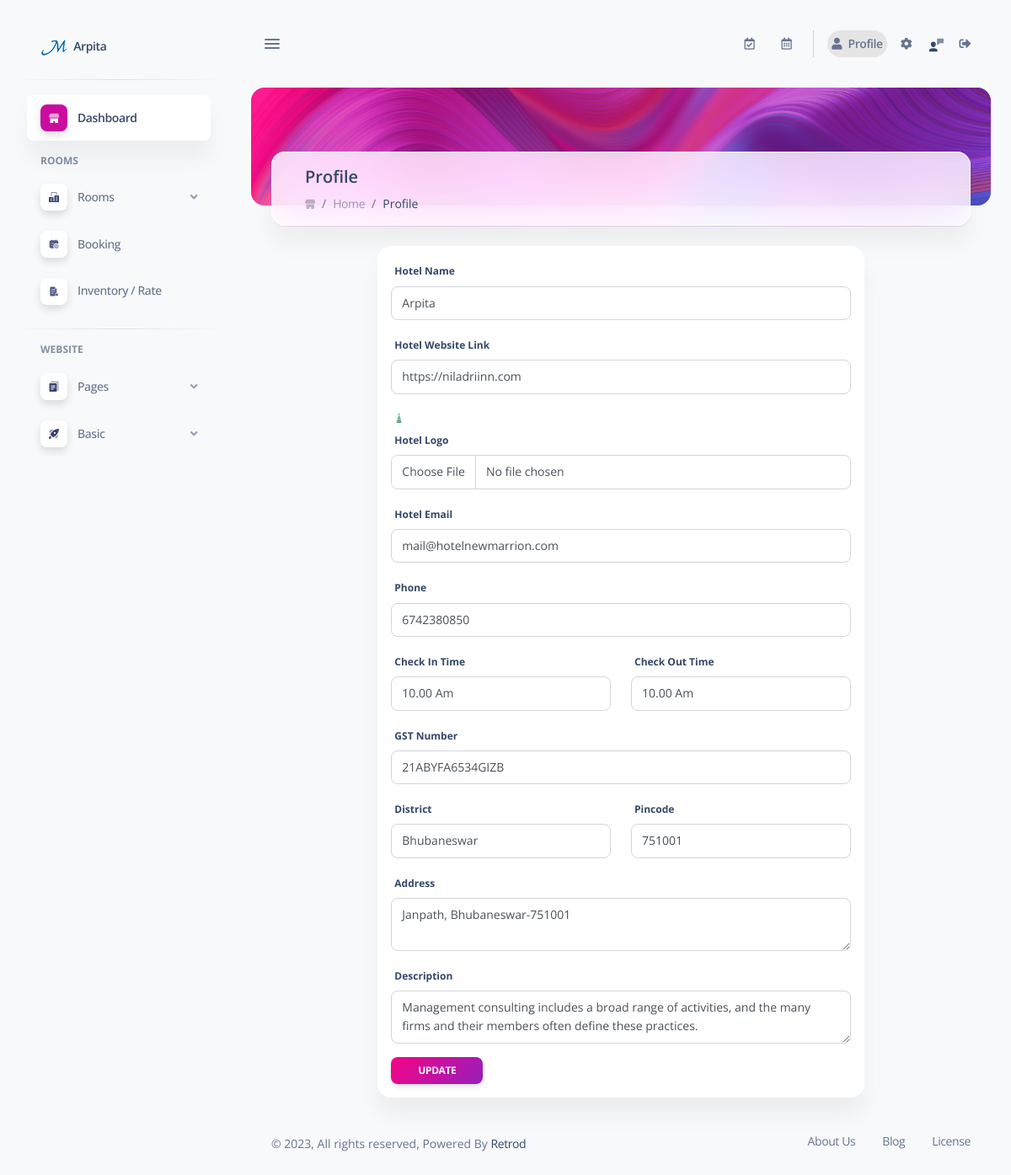
The page /be/admin/profile.php (signed in) on the database its author committed.
### tables this page shows
CREATE TABLE `profile` (
  `id` int(11) NOT NULL,
  `name` varchar(250) NOT NULL,
  `email` varchar(250) NOT NULL,
  `primaryphone` varchar(150) NOT NULL,
  `address` text NOT NULL,
  `district` varchar(250) NOT NULL,
  `pincode` varchar(250) NOT NULL,
  `gst` varchar(250) NOT NULL,
  `description` text NOT NULL,
  `logo` varchar(250) NOT NULL,
  `logo2` varchar(250) NOT NULL,
  `favicon` varchar(250) NOT NULL,
  `url` varchar(550) NOT NULL,
  `checkIn` varchar(250) NOT NULL,
  `checkOut` varchar(250) NOT NULL,
  `waNo` varchar(15) DEFAULT NULL,
  `fbLink` varchar(250) NOT NULL,
  `inLink` varchar(250) NOT NULL,
  `twLink` varchar(250) NOT NULL
);

### be/admin/include/function.php (called while the page is built, shortened)
<?php
function hotelDetail(){
    global $conDB;
    $sql = mysqli_query($conDB, "select * from profile");
    $row = mysqli_fetch_assoc($sql);
    return $row;
}
?>

### be/admin/profile.php (the view, shortened to what this page needs)
<?php
include (SERVER_INCLUDE_PATH.'db.php');
include (SERVER_INCLUDE_PATH.'function.php');
$sql = mysqli_query($conDB, "select * from profile where id ='1'");
while($row = mysqli_fetch_assoc($sql)){
    $hname = $row['name'];
    $hemail = $row['email'];
    $primaryphone = $row['primaryphone'];
    $address = $row['address'];
    $district = $row['district'];
    $pincode = $row['pincode'];
    $gst = $row['gst'];
    $description = $row['description'];
    $url = $row['url'];
    $logo  = $row['logo'];
    $checkIn = $row['checkIn'];
    $checkout = $row['checkOut'];
}
?>
<!DOCTYPE html>
<html lang="en">
<head>
  <link href="css/icons.css" rel="stylesheet">
  <link href="css/svg.css" rel="stylesheet">
  <link id="pagestyle" href="css/getbootstrap.css" rel="stylesheet">
  <link id="pagestyle" href="css/style.css" rel="stylesheet">
  <link rel="stylesheet" href="https://cdnjs.cloudflare.com/ajax/libs/font-awesome/5.15.0/css/all.min.css">
</head>
<body class="g-sidenav-show  bg-gray-100">
<?php include(SERVER_ADMIN_SCREEN_PATH.'sidebar.php') ?>
  <main class="main-content position-relative max-height-vh-100 h-100 border-radius-lg ">
    <?php include(SERVER_ADMIN_SCREEN_PATH.'navbar.php') ?>
        <div class="container-fluid">
            <div class="page-header min-height-140 border-radius-xl mt-4"
                style="background-image: url('<?php echo FRONT_SITE_IMG.'headerBg.webp' ?>'); background-position-y: 50%;">
                <span class="mask bg-gradient-primary opacity-6"></span>
            </div>
            <div class="card card-body blur shadow-blur mx-4 mt-n6 overflow-hidden">
                <div class="row gx-4">
                    <div class="col-auto">
                    </div>
                    <div class="col-auto my-auto">
                        <div class="h-100">
                            <h5 class="mb-1">
                                Profile
                            </h5>
                            <ol class="breadcrumb bg-transparent mb-0 pb-0 pt-1 px-0 me-sm-6 me-5">
                                <li class="breadcrumb-item text-sm">
                                    <a class="opacity-3 text-dark" href="javascript:;.html">
                                    </a>
                                </li>
                                <li class="breadcrumb-item text-sm"><a class="opacity-5 text-dark" href="<?php echo FRONT_BOOKING_SITE ?>">Home</a></li>
                                <li class="breadcrumb-item text-sm text-dark active" aria-current="page">Profile</li>
                            </ol>
                        </div>
                    </div>
                </div>
            </div>
        </div>
        <div class="container-fluid py-4" id="manage_room">
            <div class="row">
                <div class="col-12">
                    <div class="multisteps-form">
                        <div class="row">
                            <div class="col-12 col-lg-8 m-auto">
                            <div class="card p-3">
                                <form method="POST" id="profileForm" enctype="multipart/form-data">
                                    <div class="form-group mb-3">
                                        <label for="hname">Hotel Name</label>
                                        <input class="form-control" type="text" name="hname" id="hname" value="<?php echo $hname ?>">
                                    </div>
                                    <div class="form-group mb-3">
                                        <label for="hurl">Hotel Website Link</label>
                                        <input class="form-control" type="text" name="hurl" id="hurl" value="<?php echo $url ?>">
                                    </div>
                                    <div class="form-group mb-3">
                                        <?php
                                            if($logo == ''){
                                                echo '';
                                            }else{
                                                $logo_path = FRONT_SITE_IMG.hotelDetail()['logo'];
                                                echo "
                                                    <img src='$logo_path' style='width:50px'>
                                                    <br/>
                                                ";
                                            }
                                        ?>
                                        <label for="hlogo">Hotel Logo</label>
                                        <input class="form-control" type="file" name="hlogo" id="hlogo">
                                    </div>
                                    <div class="form-group mb-3">
                                        <label for="hemail">Hotel Email</label>
                                        <input class="form-control" type="text" name="hemail" id="hemail" value="<?php echo $hemail ?>">
                                    </div>
                                    <div class="form-group mb-3">
                                        <label for="phone">Phone</label>
                                        <input class="form-control" type="text" name="phone" id="phone" value="<?php echo $primaryphone ?>">
                                    </div>
                                    <div class="row p0">
                                        <div class="form-group mb-3 col-md-6">
                                            <label for="checkIn">Check In Time</label>
                                            <input class="form-control" type="text" name="checkIn" id="checkIn" value="<?php echo $checkIn ?>">
                                        </div>
                                        <div class="form-group mb-3 col-md-6">
                                            <label for="checkout">Check Out Time</label>
                                            <input class="form-control" type="text" name="checkout" id="checkout" value="<?php echo $checkout ?>">
                                        </div>
                                    </div>
                                    <div class="form-group mb-3">
                                        <label for="gst">GST Number</label>
                                        <input class="form-control" type="text" name="gst" id="gst" value="<?php echo $gst ?>">
                                    </div>
                                    <div class="row p0">
                                        <div class="form-group mb-3 col-md-6">
                                            <label for="distric">District</label>
                                            <input class="form-control" type="text" name="distric" id="distric" value="<?php echo $district ?>">
                                        </div>
                                        <div class="form-group mb-3 col-md-6">
                                            <label for="pincode">Pincode</label>
                                            <input class="form-control" type="text" name="pincode" id="pincode" value="<?php echo $pincode ?>">
                                        </div>
                                    </div>
                                    <div class="form-group mb-3">
                                        <label for="haddres">Address</label>
                                        <textarea name="haddres" id="haddres" class="form-control" ><?php echo $address ?></textarea>
                                    </div>
                                    <div class="form-group mb-3">
                                        <label for="description">Description</label>
                                        <textarea name="description" id="description" class="form-control" ><?php echo $description ?></textarea>
                                    </div>
                                    <input class="form-controlbtn btn bg-gradient-primary btn-sm mb-0" type="submit" name="submit" value="Update">
                                </form>
                            </div>
                            <div class="s25"></div>
                            </div>
                        </div>
                    </div>
                </div>
            </div>
            <?php include(SERVER_ADMIN_SCREEN_PATH.'footer.php') ?>
        </div>
  </main>
</body>
</html>

### be/admin/screen/sidebar.php (shortened to what this page needs)
<aside class="sidenav navbar navbar-vertical navbar-expand-xs border-0 border-radius-xl my-3 fixed-start ms-3 "
    id="sidenav-main">
    <div class="sidenav-header">
      <a class="navbar-brand m-0" href="<?= FRONT_BOOKING_SITE.'/admin' ?>" target="_blank">
        <img src="<?= FRONT_SITE_IMG.hotelDetail()['favicon'] ?>" class="navbar-brand-img h-100" alt="main_logo">
        <span class="ms-1 font-weight-bold"><?php echo SITE_NAME ?></span>
      </a>
    </div>
    <hr class="horizontal dark mt-0">
    <div class="collapse navbar-collapse  w-auto h-auto" id="sidenav-collapse-main">
      <ul class="navbar-nav">
        <li class="nav-item">
          <a  href="<?php echo FRONT_ADMIN_SITE.'/index.php' ?>" class="nav-link active" aria-controls="dashboardsExamples" role="button" aria-expanded="false">
            <div class="icon icon-shape icon-sm shadow border-radius-md bg-white text-center d-flex align-items-center justify-content-center  me-2">
            </div>
            <span class="nav-link-text ms-1">Dashboard</span>
          </a>
        </li>
        <li class="nav-item mt-3">
          <h6 class="ps-4  ms-2 text-uppercase text-xs font-weight-bolder opacity-6">ROOMS</h6>
        </li>
        <li class="nav-item">
          <a data-bs-toggle="collapse" href="#pagesExamples" class="nav-link roomLink" aria-controls="pagesExamples"
            role="button" aria-expanded="false">
            <div
              class="icon icon-shape icon-sm shadow border-radius-md bg-white text-center d-flex align-items-center justify-content-center  me-2">
            </div>
            <span class="nav-link-text ms-1">Rooms</span>
          </a>
        </li>
        <li class="nav-item">
          <a  href="<?php echo FRONT_ADMIN_SITE ?>booking.php" class="nav-link bookingLink" aria-controls="dashboardsExamples" role="button" aria-expanded="false">
            <div class="icon icon-shape icon-sm shadow border-radius-md bg-white text-center d-flex align-items-center justify-content-center  me-2">
            </div>
            <span class="nav-link-text ms-1">Booking</span>
          </a>
        </li>
        <li class="nav-item">
          <a  href="<?php echo FRONT_ADMIN_SITE ?>inventory.php" class="nav-link inventoryLink" aria-controls="dashboardsExamples" role="button" aria-expanded="false">
            <div class="icon icon-shape icon-sm shadow border-radius-md bg-white text-center d-flex align-items-center justify-content-center  me-2">
            </div>
            <span class="nav-link-text ms-1">Inventory / Rate</span>
          </a>
        </li>
        <li class="nav-item">
          <hr class="horizontal dark">
          <h6 class="ps-4  ms-2 text-uppercase text-xs font-weight-bolder opacity-6">Website</h6>
        </li>
        <li class="nav-item">
          <a data-bs-toggle="collapse" href="#componentsExamples" class="nav-link pageLink" aria-controls="componentsExamples"
            role="button" aria-expanded="false">
            <div
              class="icon icon-shape icon-sm shadow border-radius-md bg-white text-center d-flex align-items-center justify-content-center  me-2">
            </div>
            <span class="nav-link-text ms-1">Pages</span>
          </a>
        </li>
        <li class="nav-item">
          <a data-bs-toggle="collapse" href="#basicExamples" class="nav-link basicLink" aria-controls="basicExamples"
            role="button" aria-expanded="false">
            <div
              class="icon icon-shape icon-sm shadow border-radius-md bg-white text-center d-flex align-items-center justify-content-center  me-2">
            </div>
            <span class="nav-link-text ms-1">Basic</span>
          </a>
        </li>
      </ul>
    </div>
  </aside>

### be/admin/css/svg.css (style rules this page uses)
.icon { display: inline-block; color: #111111; height: 1em; width: 1em; }
.icon-sm { height: 0.8em; width: 0.8em; }
.icon { fill: currentColor; stroke: none; }

### be/admin/css/style.css (style rules this page uses)
* { caret-color: #444444; }
.s25 { width: 100%; height: 25px; display: block; }

### rows shown on the page
profile: favicon (picture), hname "Arpita", hurl "https://niladriinn.com", logo (picture), hemail "mail@hotelnewmarrion.com", phone "6742380850", checkIn "10.00 Am", checkout "10.00 Am", gst "21ABYFA6534GIZB", distric "Bhubaneswar", pincode "751001", haddres "Janpath, Bhubaneswar-751001", description "Management consulting includes a broad range of activities, and the many firms and their members often define these practices."

### other values the page prints
SITE_NAME "Arpita"
